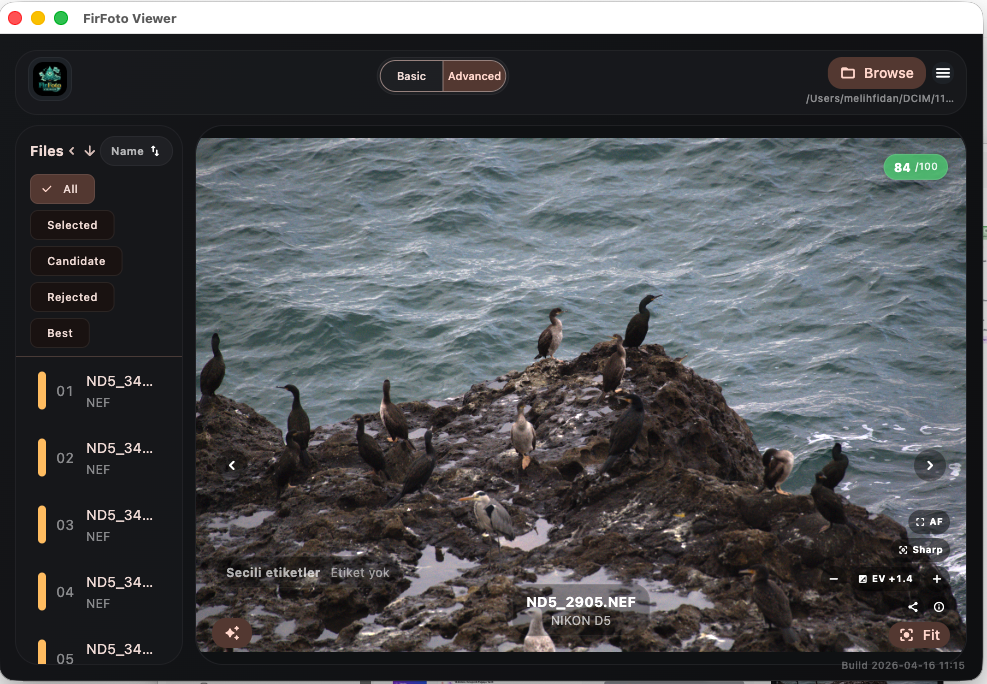
#> input picture repo/advanced.png, 987 x 684 px
$ python -i image_metrics.py   (imports and definitions only)
#> lines starting #> are read from the running program, lines starting #| are printed output that depends on the picture
"""Deterministic image quality metrics."""

from __future__ import annotations

from dataclasses import dataclass
from pathlib import Path
from statistics import mean, pstdev

from PIL import Image, ImageChops, ImageFilter, ImageStat


@dataclass(slots=True)
class ImageMetricSample:
    sharpness: float
    exposure: float
    contrast: float
    noise: float
    motion_blur_probability: float
    overall_quality: float
    notes: list[str]


def _load_grayscale(path: Path, max_side: int = 512) -> Image.Image:
    with Image.open(path) as image:
        image = image.convert("L")
        if max(image.size) > max_side:
            image.thumbnail((max_side, max_side))
        return image.copy()


def _laplacian_variance(image: Image.Image) -> float:
    width, height = image.size
    pixels = image.load()
    values: list[float] = []
    for y in range(1, height - 1):
        for x in range(1, width - 1):
            center = pixels[x, y]
            laplacian = (
                pixels[x - 1, y]
                + pixels[x + 1, y]
                + pixels[x, y - 1]
                + pixels[x, y + 1]
                - 4 * center
            )
            values.append(float(laplacian))
    if len(values) < 2:
        return 0.0
    return pstdev(values) ** 2


def _normalize(value: float, upper: float) -> float:
    if upper <= 0:
        return 0.0
    return max(0.0, min(1.0, value / upper))


def _flattened_pixels(image: Image.Image):
    flattened = getattr(image, "get_flattened_data", None)
    if callable(flattened):
        return flattened()
    return image.getdata()


def _compute_exposure(image: Image.Image) -> float:
    stat = ImageStat.Stat(image)
    mean_luma = stat.mean[0]
    pixels = _flattened_pixels(image)
    clipped_low = sum(1 for pixel in pixels if pixel <= 4) / max(1, image.width * image.height)
    pixels = _flattened_pixels(image)
    clipped_high = sum(1 for pixel in pixels if pixel >= 251) / max(1, image.width * image.height)
    target_distance = abs(mean_luma - 128.0) / 128.0
    exposure_score = 1.0 - min(1.0, (target_distance * 0.75) + ((clipped_low + clipped_high) * 0.5))
    return max(0.0, min(1.0, exposure_score))


def _compute_contrast(image: Image.Image) -> float:
    stat = ImageStat.Stat(image)
    spread = stat.stddev[0]
    return _normalize(spread, 64.0)


def _compute_noise(image: Image.Image) -> float:
    softened = image.filter(ImageFilter.GaussianBlur(radius=1.2))
    residual = ImageChops.difference(image, softened)
    stat = ImageStat.Stat(residual)
    return _normalize(stat.mean[0], 32.0)


def analyze_image_file(path: Path) -> ImageMetricSample:
    image = _load_grayscale(path)
#> in _load_grayscale, image is the input picture: PIL image 987x684 RGBA; mean R, G, B, A 78, 79.8, 82.4, 255
#> in _load_grayscale, `image.thumbnail((max_side, max_side))`:
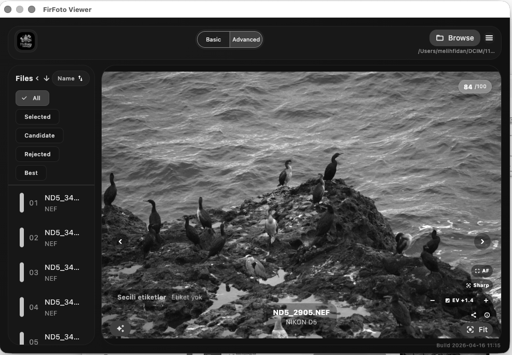
#> image: PIL image 512x355 L; min 0, max 255, mean 79.5
    sharpness_raw = _laplacian_variance(image)
#> after the loop in _laplacian_variance, `for y in range(1, height - 1):`: values = 180030 items
#> sharpness_raw = 1595.5
    sharpness = _normalize(sharpness_raw, 2500.0)
#> sharpness = 0.638
    exposure = _compute_exposure(image)
#> in _compute_exposure, `mean_luma = stat.mean[0]`: mean_luma = 79.54
#> in _compute_exposure, `clipped_low = sum(1 for pixel in pixels if pixel <= 4) / max(1, image...`: clipped_low = 0.000638
#> in _compute_exposure, `clipped_high = sum(1 for pixel in pixels if pixel >= 251) / max(1, ima..`: clipped_high = 0.0399
#> in _compute_exposure, `target_distance = abs(mean_luma - 128.0) / 128.0`: target_distance = 0.379
#> in _compute_exposure, `exposure_score = 1.0 - min(1.0, (target_distance * 0.75) + ((clipped_l..`: exposure_score = 0.696
#> exposure = 0.696
    contrast = _compute_contrast(image)
#> in _compute_contrast, `spread = stat.stddev[0]`: spread = 62.87
#> contrast = 0.982
    noise = _compute_noise(image)
#> in _compute_noise, `softened = image.filter(ImageFilter.GaussianBlur(radius=1.2))`:
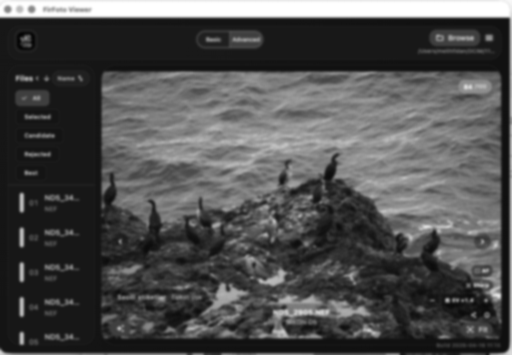
#> softened: PIL image 512x355 L; min 4, max 255, mean 79.5
#> in _compute_noise, `residual = ImageChops.difference(image, softened)`:
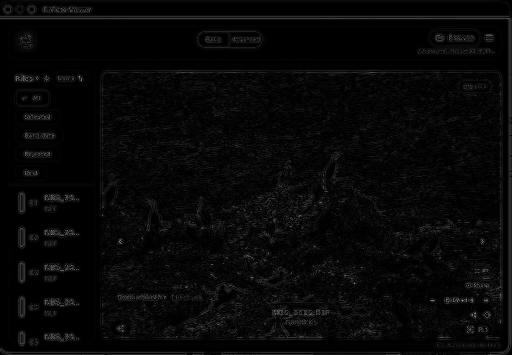
#> residual: PIL image 512x355 L; min 0, max 152, mean 7.4
#> noise = 0.232
    motion_blur_probability = max(0.0, min(1.0, 1.0 - ((sharpness * 0.7) + (contrast * 0.3))))
#> motion_blur_probability = 0.259
    overall_quality = max(
        0.0,
        min(1.0, (sharpness * 0.42) + (exposure * 0.24) + (contrast * 0.18) + ((1.0 - noise) * 0.16)),
    )
#> overall_quality = 0.735
    notes = [
        f"sharpness_raw={sharpness_raw:.2f}",
        f"exposure_score={exposure:.2f}",
        f"contrast_score={contrast:.2f}",
        f"noise_score={noise:.2f}",
    ]
#> notes = ['sharpness_raw=1595.50', 'exposure_score=0.70', 'contrast_score=0.98', 'noise_score=0.23']
    return ImageMetricSample(
        sharpness=sharpness,
        exposure=exposure,
        contrast=contrast,
        noise=noise,
        motion_blur_probability=motion_blur_probability,
        overall_quality=overall_quality,
        notes=notes,
    )

>>> result = analyze_image_file('../../../repo/advanced.png')

$ run again, on repo/basic.png
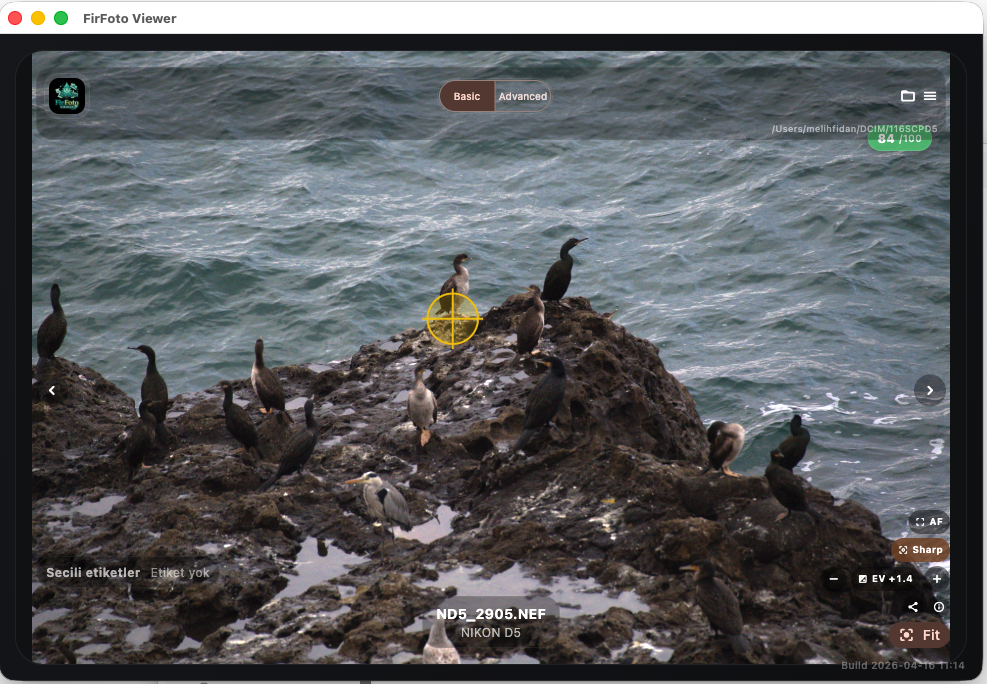
#> input picture repo/basic.png, 987 x 684 px
#> in _load_grayscale, image is the input picture: PIL image 987x684 RGBA; mean R, G, B, A 91.2, 93.4, 96.1, 255
#> in _load_grayscale, `image.thumbnail((max_side, max_side))`:
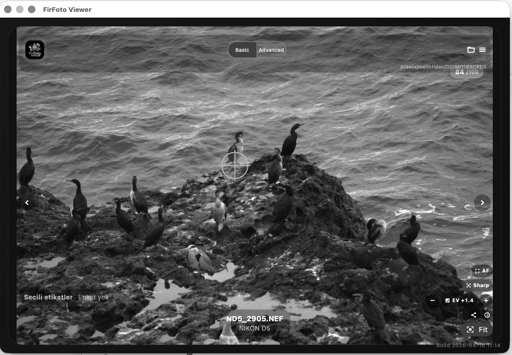
#> image: PIL image 512x355 L; min 0, max 255, mean 93
#> after the loop in _laplacian_variance, `for y in range(1, height - 1):`: values = 180030 items
#> sharpness_raw = 1312.4
#> sharpness = 0.525
#> mean_luma = 93.05
#> clipped_low = 0.000765
#> clipped_high = 0.04
#> target_distance = 0.273
#> exposure_score = 0.775
#> spread = 58.66
#> contrast = 0.916
#> in _compute_noise, `residual = ImageChops.difference(image, softened)`:
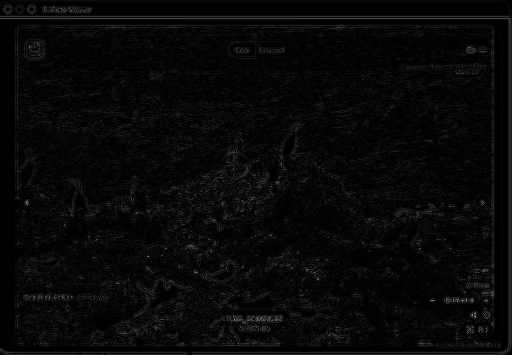
#> residual: PIL image 512x355 L; min 0, max 155, mean 8
#> noise = 0.25
#> motion_blur_probability = 0.358
#> overall_quality = 0.691
#> notes = ['sharpness_raw=1312.41', 'exposure_score=0.77', 'contrast_score=0.92', 'noise_score=0.25']
